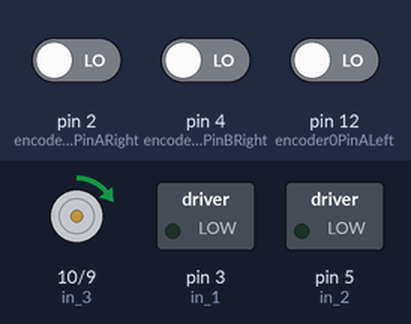
The sketch below on a simulated Arduino Uno, built with avr-gcc and run on an emulated ATmega328P. Parts: motor-driver pin pairs drawn as motors (green arrow = first pin HIGH = forward, orange = second pin HIGH = backward, longer = more drive), switched loads named in the sketch (green lamp = pin HIGH). The inputs (shaded band) are chosen by the test bench; at power-on: pin 2 (encoder0PinARight) LOW, pin 4 (encoder0PinBRight) LOW, pin 12 (encoder0PinALeft) LOW. What the sketch prints to the serial monitor is not drawn.

Above: at 1.8 s.
1.9 s: pin 2 (encoder0PinARight) driven HIGH
Timing chart, 0 to 4.9 s (numbered marks = the images above; inputs shaded):
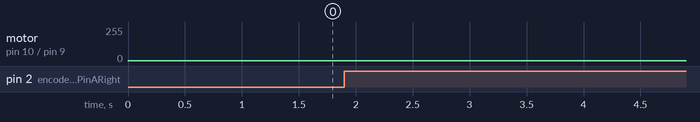

Measured:
- after the input at 1.9 s, motor on pin 10 (in_3) / pin 9 (in_4): goes on until 2.0 s, then stays forward 3/255

The sketch:

Encoder_Set_PWM.ino
```cpp
const int in_1 = 3; // Left drive motor pin
const int in_2 = 5; // Left reverse motor pin
const int in_3 = 10;  // Rigth drive motor pin
const int in_4 = 9;  // Right reverse motor pin

int valLeft;
int encoder0PinALeft = 12;
int encoder0PinBLeft = 13;
int encoder0PosLeft = 0;
int encoder0PinALastLeft = LOW;
int nLeft = LOW;
int prevPosLeft;

int valRight;
int encoder0PinARight = 2;
int encoder0PinBRight = 4;
int encoder0PosRight = 0;
int encoder0PinALastRight = LOW;
int nRight = LOW;
int prevPosRight;


int pwmLeft = 0;
int pwmRight = 0;


void setup() {
  // put your setup code here, to run once:
  pinMode (in_1, OUTPUT);
  pinMode (in_2, OUTPUT);
  pinMode (in_3, OUTPUT);
  pinMode (in_4, OUTPUT);


  pinMode (encoder0PinALeft, INPUT);
  pinMode (encoder0PinBLeft, INPUT);
  pinMode (encoder0PinARight, INPUT);
  pinMode (encoder0PinBRight, INPUT);
  Serial.begin (9600);
}

void loop() {
  // put your main code here, to run repeatedly:
  checkRightEncoder();
  setPWMRight();


}


void setPWMRight() {

  while (encoder0PosRight == 0) {
    encoder();
    pwmRight += 1;
    //Safe Mode
    if (pwmRight > 255) {
      pwmRight = 255;
    }


    analogWrite(in_3, pwmRight);
    if (encoder0PosRight > 0) {
      Serial.print("PWM Derecho ");
      Serial.println(pwmRight);
      pausaMotorRight();
    }
    delay(1000);
  }


}

void setPWMLeft() {

  while (encoder0PosLeft == 0) {
    encoder();
    pwmLeft += 1;
    if (pwmLeft > 255) {
      pwmLeft = 255;
    }
    analogWrite(in_1, pwmLeft);
    if (encoder0PosLeft > 0) {
      Serial.print("PWM Izquierdo ");
      Serial.println(pwmLeft);
      pausaMotorLeft();
    }
    delay(1000);
  }


}


void encoder() {


  nLeft = digitalRead(encoder0PinALeft);
  if ((encoder0PinALastLeft == LOW) && (nLeft == HIGH)) {
    if (digitalRead(encoder0PinBLeft) == LOW) {
      encoder0PosLeft--;
    } else {
      encoder0PosLeft++;
    }
    Serial.print ("Encoder left: ");
    Serial.print(encoder0PosLeft);
    Serial.print("   ");
    Serial.print ("Encoder Right: ");
    Serial.println(encoder0PosRight);


  }
  encoder0PinALastLeft = nLeft;

  nRight = digitalRead(encoder0PinARight);
  if ((encoder0PinALastRight == LOW) && (nRight == HIGH)) {
    if (digitalRead(encoder0PinBRight) == LOW) {
      encoder0PosRight--;
    } else {
      encoder0PosRight++;
    }

    Serial.print ("Encoder left: ");
    Serial.print(encoder0PosLeft);
    Serial.print("   ");
    Serial.print ("Encoder Right: ");
    Serial.println(encoder0PosRight);

  }

  encoder0PinALastRight = nRight;

}

void checkLeftEncoder() {
  nLeft = digitalRead(encoder0PinALeft);
  if ((encoder0PinALastLeft == LOW) && (nLeft == HIGH)) {
    if (digitalRead(encoder0PinBLeft) == LOW) {
      encoder0PosLeft--;
    } else {
      encoder0PosLeft++;
    }
    Serial.print ("Encoder left: ");
    Serial.print(encoder0PosLeft);
    Serial.print("   ");
    Serial.print ("Encoder Right: ");
    Serial.println(encoder0PosRight);


  }
  encoder0PinALastLeft = nLeft;

}

void checkRightEncoder() {
  nRight = digitalRead(encoder0PinARight);
  if ((encoder0PinALastRight == LOW) && (nRight == HIGH)) {
    if (digitalRead(encoder0PinBRight) == LOW) {
      encoder0PosRight--;
    } else {
      encoder0PosRight++;
    }

    Serial.print ("Encoder left: ");
    Serial.print(encoder0PosLeft);
    Serial.print("   ");
    Serial.print ("Encoder Right: ");
    Serial.println(encoder0PosRight);

  }

  encoder0PinALastRight = nRight;
}

void pausaMotorRight() {
  analogWrite(in_3, 0);
}

void pausaMotorLeft() {
  analogWrite(in_1, 0);
}
```
